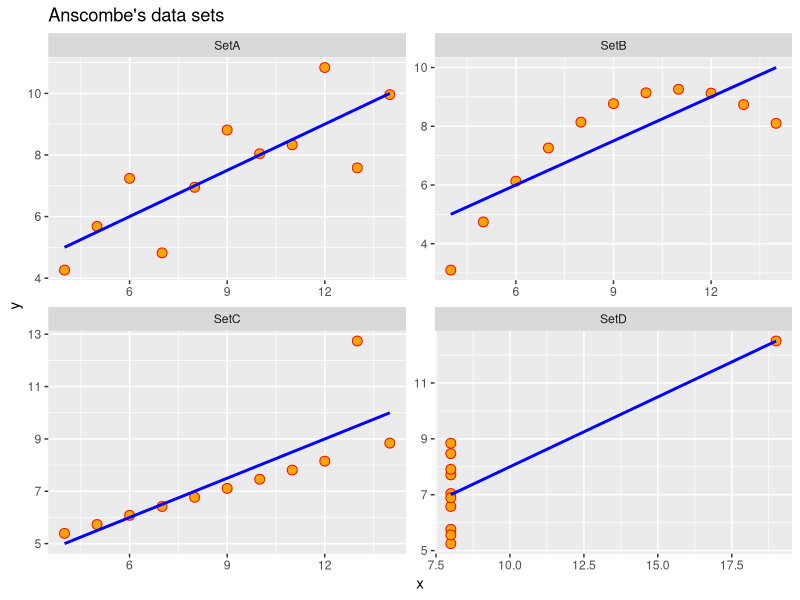
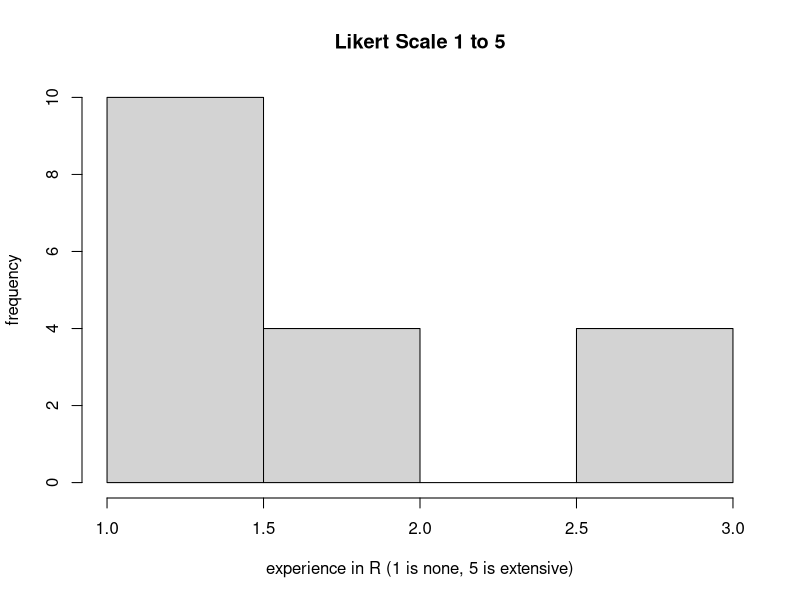

Generate these figures, in order, with R: (Note: this script raises an error after producing the figures.)
## ---- chunk 1
#blog post by Fisseha Berhane
library(ggplot2)
library(dplyr)
library(reshape2)

#Create four groups: setA, setB, setC and setD.
setA=select(anscombe, x=x1,y=y1)
setB=select(anscombe, x=x2,y=y2)
setC=select(anscombe, x=x3,y=y3)
setD=select(anscombe, x=x4,y=y4)

#Add a third column which can help us to identify the four groups.
setA$group ='SetA'
setB$group ='SetB'
setC$group ='SetC'
setD$group ='SetD'

#merge the four datasets
all_data=rbind(setA,setB,setC,setD)  # merging all the four data sets
all_data[c(1,13,23,43),]  # showing sample

#compare summary stats
summary_stats =all_data%>%group_by(group)%>%summarize("mean x"=mean(x),
                                       "Sample variance x"=var(x),
                                       "mean y"=round(mean(y),2),
                                       "Sample variance y"=round(var(y),1),
                                       'Correlation between x and y '=round(cor(x,y),2)
                                      )
models = all_data %>% 
      group_by(group) %>%
      do(mod = lm(y ~ x, data = .)) %>%
      do(data.frame(var = names(coef(.$mod)),
                    coef = round(coef(.$mod),2),
                    group = .$group)) %>%
dcast(., group~var, value.var = "coef")

summary_stats_and_linear_fit = cbind(summary_stats, data_frame("Linear regression" =
                                    paste0("y = ",models$"(Intercept)"," + ",models$x,"x")))

summary_stats_and_linear_fit

#data viz instead as first step
ggplot(all_data, aes(x=x,y=y)) +geom_point(shape = 21, colour = "red", fill = "orange", size = 3)+
    ggtitle("Anscombe's data sets")+geom_smooth(method = "lm",se = FALSE,color='blue') + 
    facet_wrap(~group, scales="free")

## ---- chunk 2
#load class survey responses from google poll completed in class
survey<-read.csv("data/5081.survey.1.csv")
str(survey) #check data match what we collected

#data viz
hist(survey$r.experience, xlab="experience in R (1 is none, 5 is extensive)", ylab="frequency", main="Likert Scale 1 to 5")
plot(survey$r.experience~survey$discipline, xlab="discipline", ylab="experience in R")
plot(survey$r.studio, ylab="R Studio")
plot(survey$research.data, ylab="Research data")
#observe patterns by checking plots
## ---- chunk 3
#Now, try some simple summary statistics.
summary(survey)
#Data summary looks reasonable based on plots, mean R experience is < 2
t.test(survey$r.experience, mu=1) #t-test if mean is different from 1
t.test(survey$r.experience, mu=2) #t-test if mean is different from 2
#A one sample t-test confirms we have a bit experience in R.

m1<-glm(r.experience~discipline, family = poisson, data = survey) #test for differenes between disciplines in R experience
m1 #model summary
anova(m1, test="Chisq") #test whether the differences in model are different
#Too little evidence to be significantly different between disciplines.

## ---- chunk 4
#Missing data. In error, missing cells/observations in some measure can kick back an error. In other apps, sometimes ignored but can introduce error.
ttc <-read.csv("data/ttc.csv")
str(ttc)

#check for missing values
is.na(ttc)
summary(ttc, na.rm=TRUE) #excludes NA
new.ttc <-na.omit(ttc) # returns without missing values
is.na(new.ttc) #check to see if it worked

#many other solutions but I use these two frequently

## ---- chunk 5
library(dplyr)
survey<-read.csv("data/5081.survey.1.csv")
str(survey)

#I want just a simple dataframe with experience by discipline

experience <- survey %>% select(discipline, r.experience)
experience

#Now I just want to select the physiology folks
physiologists <- experience %>% filter(discipline == "physiology")
physiologists

#Selections also often include a summary by levels or I want to make a new column with some calculations. Think about what you have likely done in excel.

#used pipes and made a nice summary table
experience <-survey %>% group_by(discipline) %>% summarise(
  count = n(),
  exp = mean (r.experience)
)

#What if I just want to make a new column to my dataframe that is a sum, a calculation, or some addition
ttc.5.years <- ttc %>% mutate(five.year.sum = X2015+X2014+X2013+X2012+X2011)
str(ttc.5.years)
str(ttc)

#so we made a new column.
#can do this to original dataframe too without making new object
ttc %>% mutate(five.year.sum = X2015+X2014+X2013+X2012+X2011)
ttc
#notice any errors? :)

## ---- chunk 6
library(ggplot2)
survey<-read.csv("data/5081.survey.1.csv")
str(survey)

plot(survey$r.experience) #hard to tell what is going on

qplot(r.experience, data=survey) #decided to make bins for me and count up)

#so, we know better and instead do a histogram using base graphics
#basic data viz for EDA
hist(survey$r.experience) #better
qplot(r.experience, data=survey, geom="histogram") #same as what is picked for us
qplot(r.experience, data=survey, geom="histogram", binwidth=0.5)

barplot(survey$r.experience) #confusing
qplot(r.experience, data=survey, geom="bar") #what, it is back!

#basic data viz for EDA but for interactions
plot(survey$discipline, survey$r.experience)
qplot(discipline, r.experience, data=survey) #not the same
qplot(discipline, r.experience, data=survey, geom="boxplot")

plot(survey$r.studio~survey$r.experience) #ugly
qplot(r.experience, r.studio, data=survey) #useless
qplot(r.studio, data=survey, weight = r.experience) #sweet new feature here

#ok, so you get it. grammar different, visuals about the same for super quick, simple plots. The grammar hints at the power that awaits though.

#grammar different, simple x or x~y plots about the same

## ---- chunk 7
str(diamonds)
#crazy number of observations. We need less. too many riches not always good.
set.seed(1000)
dsmall<-diamonds[sample(nrow(diamonds), 100), ]

plot(dsmall$carat, dsmall$price)
qplot(carat, price, data=dsmall)

#ok no difference
#now let's see what we can do with qplot with a few bits added
#one little argument extra added
qplot(carat, price, data = dsmall, colour = color)
qplot(carat, price, data = dsmall, shape = cut)

#how about using data viz to even more thoroughly explore potential stats we could do.
#qplots - quick plot, thoughful build of layers
qplot(carat, price, data = dsmall, geom = c("point", "smooth"))

#what about trying some stats on this now, at least from a viz philosophy
qplot(color, price / carat, data = dsmall, geom = "boxplot") #can include formulas and methods

#or check for proportional differences
qplot(carat, data = dsmall, geom = "histogram", fill = color) #to see proportions
qplot(carat, data = dsmall, geom = "histogram", weight = price) # weight by a covariate
     
#final idea, how about subsetting with the data right in the code for the plots!
qplot(carat, data = diamonds, facets = color ~ .,
  geom = "histogram", binwidth = 0.1, xlim = c(0, 3)) #to compare between groups

#qplot is so powerful.
#colour, shape and size have meaning in the R code from this library
#layers added for you by qplots

#qplot gets you 2x and one y or one x and 2y so >2 variables at once easily
## ---- chunk 8
#GGPLOT() gives you even more options for adding layers/options
p <- ggplot(mtcars, aes(x = mpg, y = wt))
p + geom_point()

#now play time with this case study.
#try out some geom options and different aesthetics and make some errors.
#prize for the prettiest plots

#displ is car engine size in Liters
ggplot(data = mpg) + 
  geom_point(mapping = aes(x = displ, y = hwy, color = class))

#so aethetics are one way to add variables in and expand your plotting power
#however facets are another way to make multiple plots BY a factor

#facet wrap is by one variable
ggplot(data = mpg) + 
  geom_point(mapping = aes(x = displ, y = hwy)) + 
  facet_wrap(~ class, nrow = 2)

#facet_wrap(~cell) - univariate: create a 1-d strip of panels, based on one factor, and wrap the strip into a 2-d matrix
#facet_grid(row~col) - (usually) bivariate: create a 2-d matrix of panels, based on two factors

#facet grid is by two variables
ggplot(data = mpg) + 
  geom_point(mapping = aes(x = displ, y = hwy)) + 
  facet_grid(drv ~ cyl)

#another example more perfect code
p <- ggplot(data = mpg, aes(x = displ, y = hwy, color = drv)) + geom_point()
p + facet_wrap(~cyl)

#or just use facets in qplot but much simpler
qplot(displ, hwy, data=mpg, facets = . ~ year) + geom_smooth()

## ---- chunk 9
#try it with ecological.footprints.csv
footprints <-read.csv("data/ecological.footprints.csv")
str(footprints)
#aha, R thinks year is an integet
footprints$yr <- as.factor(footprints$yr)
library(ggplot2)
qplot(country, ecological.footprint, data = footprints) #too messy

qplot(country, ecological.footprint, data = footprints, colour = yr) #better but still a lot to process

qplot(country, ecological.footprint, data = footprints, facets = yr~.) #ok but do not love. hard to see distribution

qplot(ecological.footprint, data = footprints) #you know what, this is not bad.  maybe add year in too/

qplot(ecological.footprint, data = footprints, fill = yr) #ok now I starting to see structure and differences

#OK, now I am ready for stats. Thinking about these data, I see we have only two years for some countries so cannot do within country or between country contrasts. So, most likely hypothesis I can test is whether ecological footprints are increasing between these two years. Not a perfect dataset really but could compare these two years.

t.test(footprints$ecological.footprint~ footprints$yr)
#ok looks like there are differences between years but it is hard to tell from previous plot. Realize now, I need a better plot still?

qplot(yr, ecological.footprint, data = footprints, geom="boxplot") #this is weird, 2000 looks higher

#different countries between years?
#more countries reported in 2000?
library(dplyr)
footprints %>% count(yr)
#Yup, way more data for year 2000
#maybe should just the countries that were testedin both years?

library(tidyr)
matches <- spread(footprints, yr, ecological.footprint) %>% filter() %>% na.omit
str(matches)
matches

#whoa, USA and Canada missing, and we have HUGE footprints.

#got it. just the countries with measure in BOTH years.
#now, gather up again with these filtered matches!

new <- matches %>% gather(`2000`, `2012`, key = "yr", value ="ecological.footprint")
new #ok so now a nice dataframe with just matches back in a format I can use for plots and stats

qplot(yr, ecological.footprint, data = footprints, geom="boxplot")

t.test(new$ecological.footprint~ new$yr, paired=TRUE)
#Well, I give up, seems like the footprints for the world went down not up in this time period. GOOD NEWS for the environmental movement in some respects.
new %>% group_by(yr) %>% summarise(mean(ecological.footprint))

# We still use 2.4 planets worth of resources but only have one.

#AND, we are missing some key countries that contribute to global change including Canada and USA.

## ---- chunk 10
library(ggplot2)
library(dplyr)
library(modelr)
#Data viz for pattern
qplot(x,y, data = sim1)

#Now inspect distribution of y
ggplot(sim1) + 
  geom_density(mapping = aes(y))

ggplot(sim1) + 
  geom_histogram(mapping = aes(y), binwidth=5)

shapiro.test(sim1$y) #p-value <0.05 means not different from noraml
qqnorm(sim1$y) #qqplots common to inspsect quantiles

#not significantly different from normal. great.
#model time!

#Remember, you own the purpose! Does x predict y? Linear model straight up!

m1 <-lm(sim1$y~sim1$x)
summary(m1)
#wow, these simulated are too good. Remember, this is the backwards, time travel, hypothesis test given what we have. Not prediction of new data per se but description of observation of patterns.

